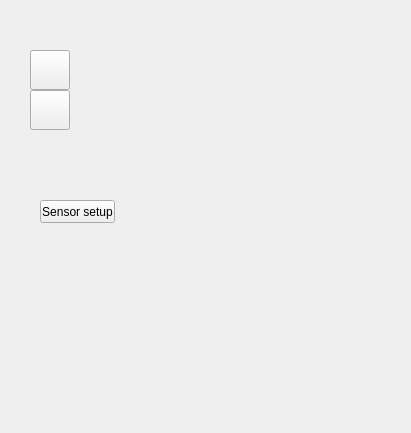
<?xml version="1.0" encoding="UTF-8"?>
<ui version="4.0">
 <class>QtGuiWorkWithCamera</class>
 <widget class="QWidget" name="QtGuiWorkWithCamera">
  <property name="geometry">
   <rect>
    <x>0</x>
    <y>0</y>
    <width>411</width>
    <height>433</height>
   </rect>
  </property>
  <property name="windowTitle">
   <string>QtGuiWorkWithCamera</string>
  </property>
  <widget class="QPushButton" name="PB_play">
   <property name="geometry">
    <rect>
     <x>30</x>
     <y>50</y>
     <width>40</width>
     <height>40</height>
    </rect>
   </property>
   <property name="minimumSize">
    <size>
     <width>40</width>
     <height>40</height>
    </size>
   </property>
   <property name="maximumSize">
    <size>
     <width>40</width>
     <height>40</height>
    </size>
   </property>
   <property name="text">
    <string/>
   </property>
   <property name="icon">
    <iconset>
     <normaloff>icon/play.png</normaloff>
     <selectedoff>icon/play-button.jpg</selectedoff>icon/play.png</iconset>
   </property>
   <property name="iconSize">
    <size>
     <width>40</width>
     <height>40</height>
    </size>
   </property>
   <property name="autoRepeat">
    <bool>false</bool>
   </property>
   <property name="autoExclusive">
    <bool>false</bool>
   </property>
  </widget>
  <widget class="QPushButton" name="PB_parametrs">
   <property name="geometry">
    <rect>
     <x>30</x>
     <y>90</y>
     <width>40</width>
     <height>40</height>
    </rect>
   </property>
   <property name="minimumSize">
    <size>
     <width>40</width>
     <height>40</height>
    </size>
   </property>
   <property name="maximumSize">
    <size>
     <width>40</width>
     <height>40</height>
    </size>
   </property>
   <property name="text">
    <string/>
   </property>
   <property name="icon">
    <iconset>
     <normaloff>icon/parametrs.png</normaloff>icon/parametrs.png</iconset>
   </property>
   <property name="iconSize">
    <size>
     <width>35</width>
     <height>35</height>
    </size>
   </property>
  </widget>
  <widget class="QPushButton" name="PB_sensorSetup">
   <property name="geometry">
    <rect>
     <x>40</x>
     <y>200</y>
     <width>75</width>
     <height>23</height>
    </rect>
   </property>
   <property name="sizePolicy">
    <sizepolicy hsizetype="Minimum" vsizetype="Preferred">
     <horstretch>0</horstretch>
     <verstretch>0</verstretch>
    </sizepolicy>
   </property>
   <property name="text">
    <string>Sensor setup</string>
   </property>
  </widget>
 </widget>
 <layoutdefault spacing="6" margin="11"/>
 <resources/>
 <connections/>
</ui>
